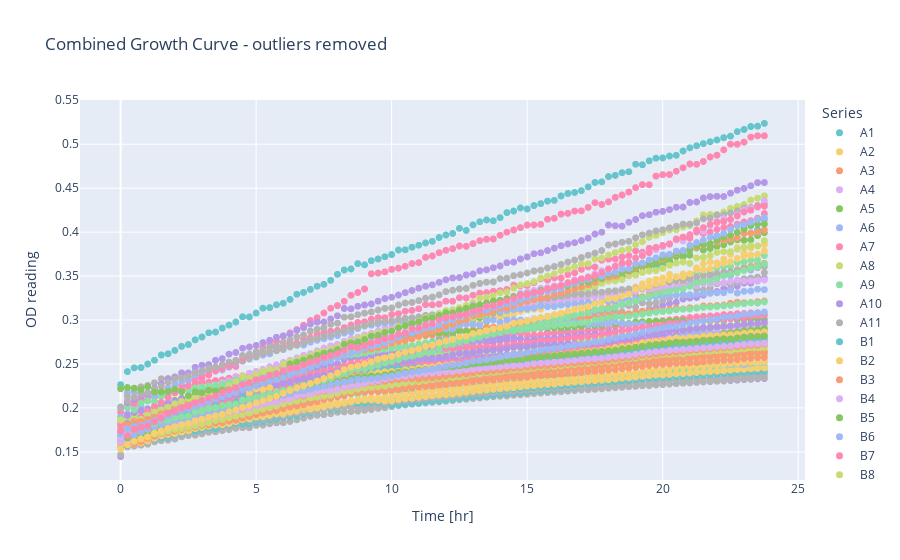

The code cell stored with this chart in its notebook:
### Code cell
clean_df = remove_outliers(df, 1)
plot_timeseries_interactive(clean_df, 'Combined Growth Curve - outliers removed')
